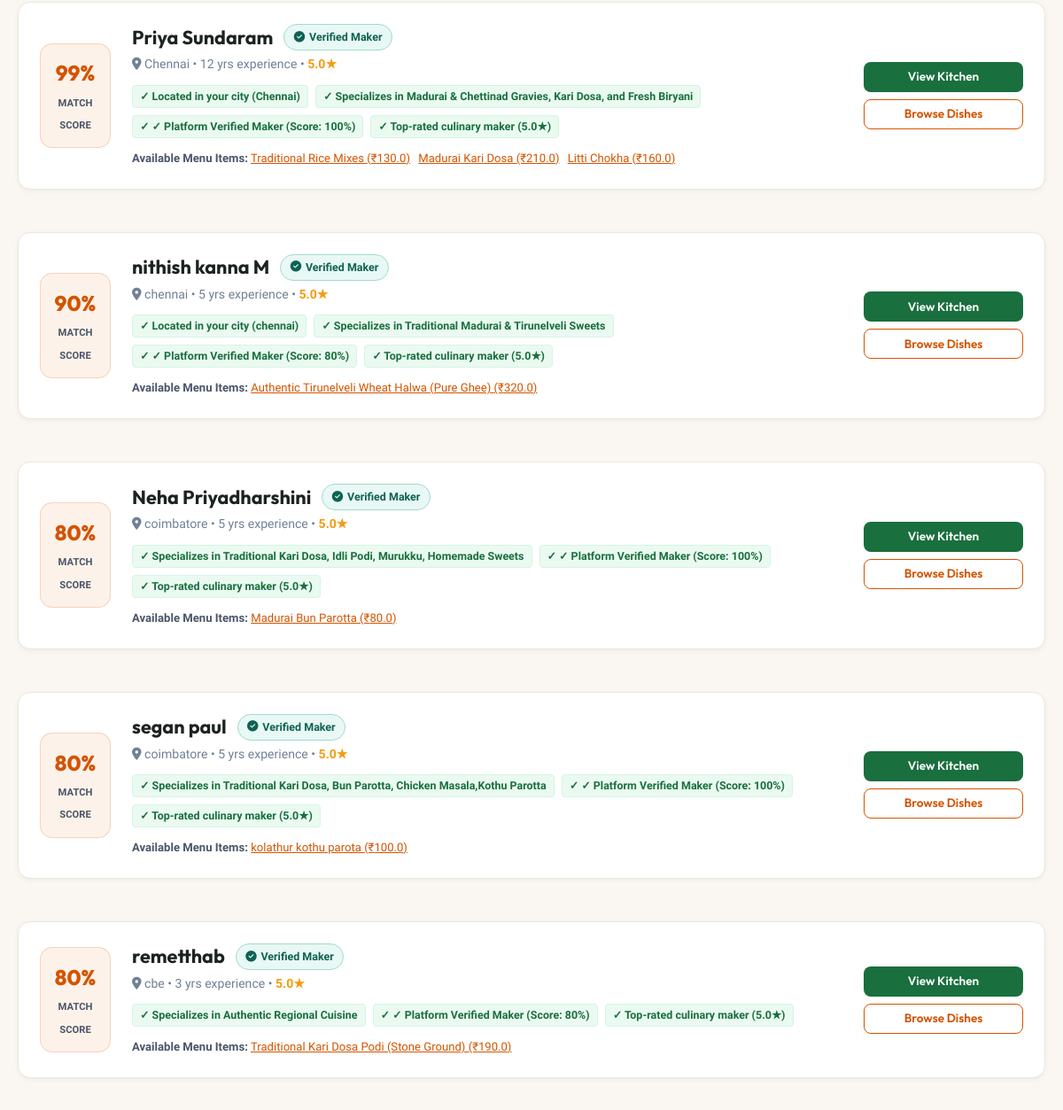
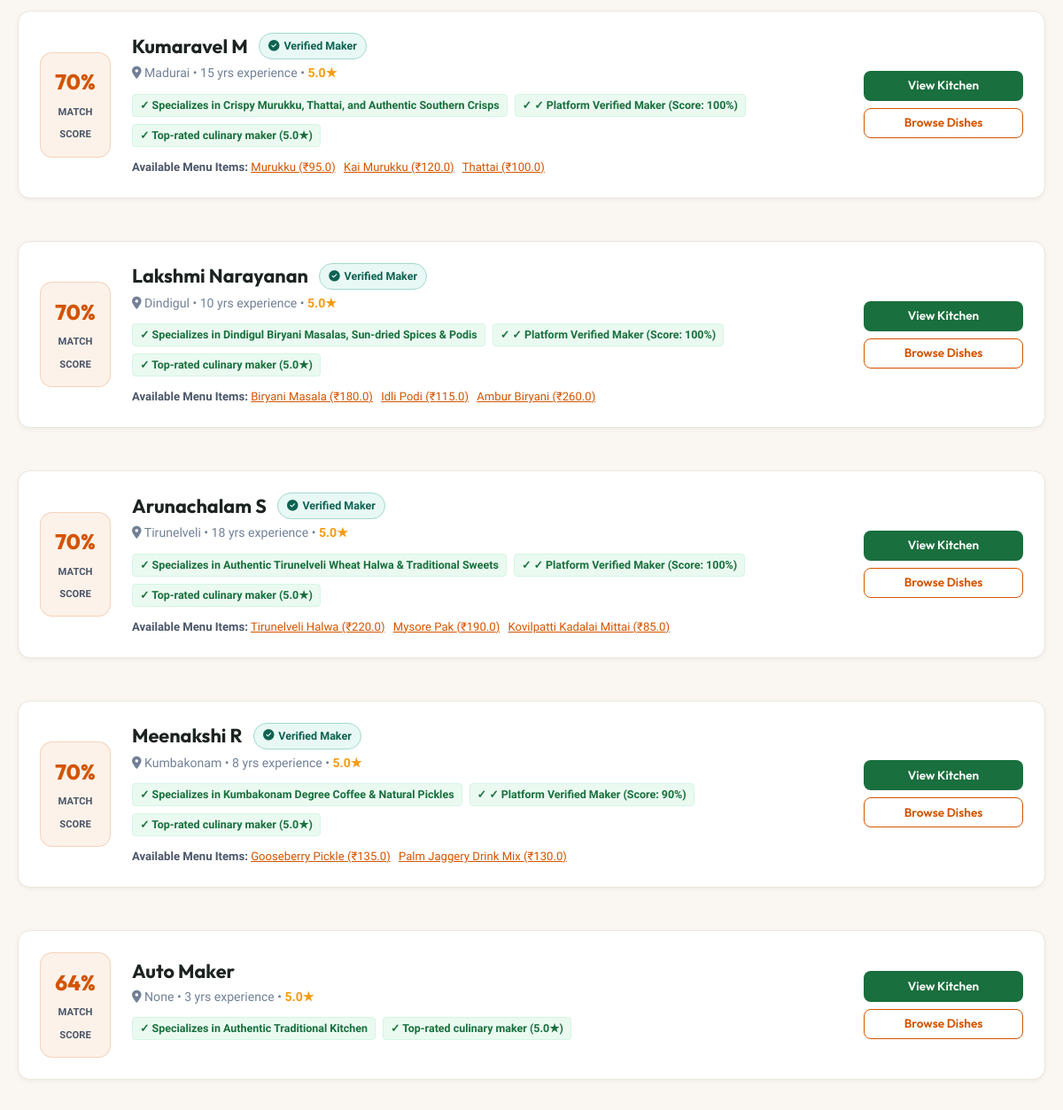
Page /recipe-partners (middle part) on the earlier database version (2 pictures, top to bottom).
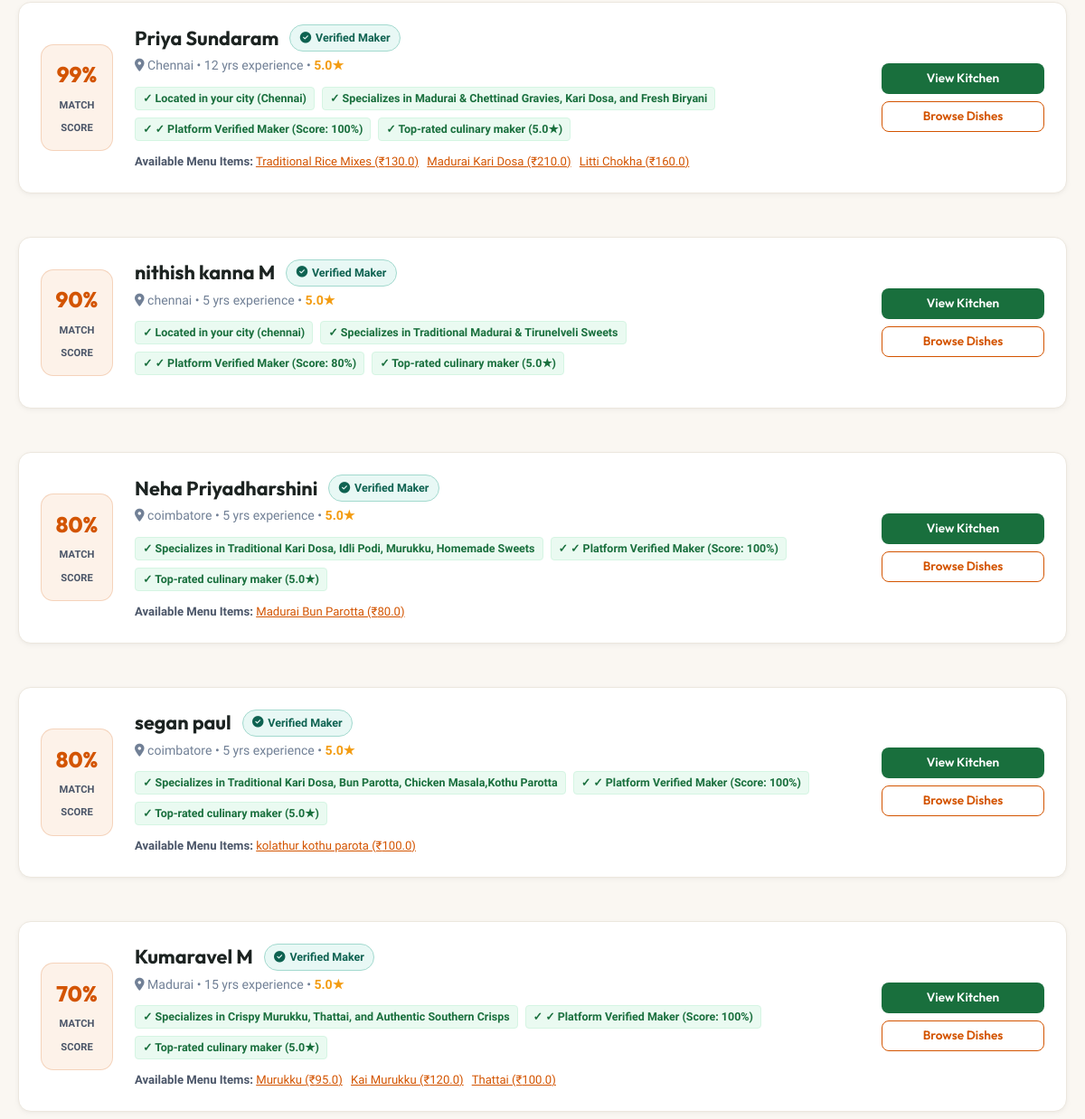
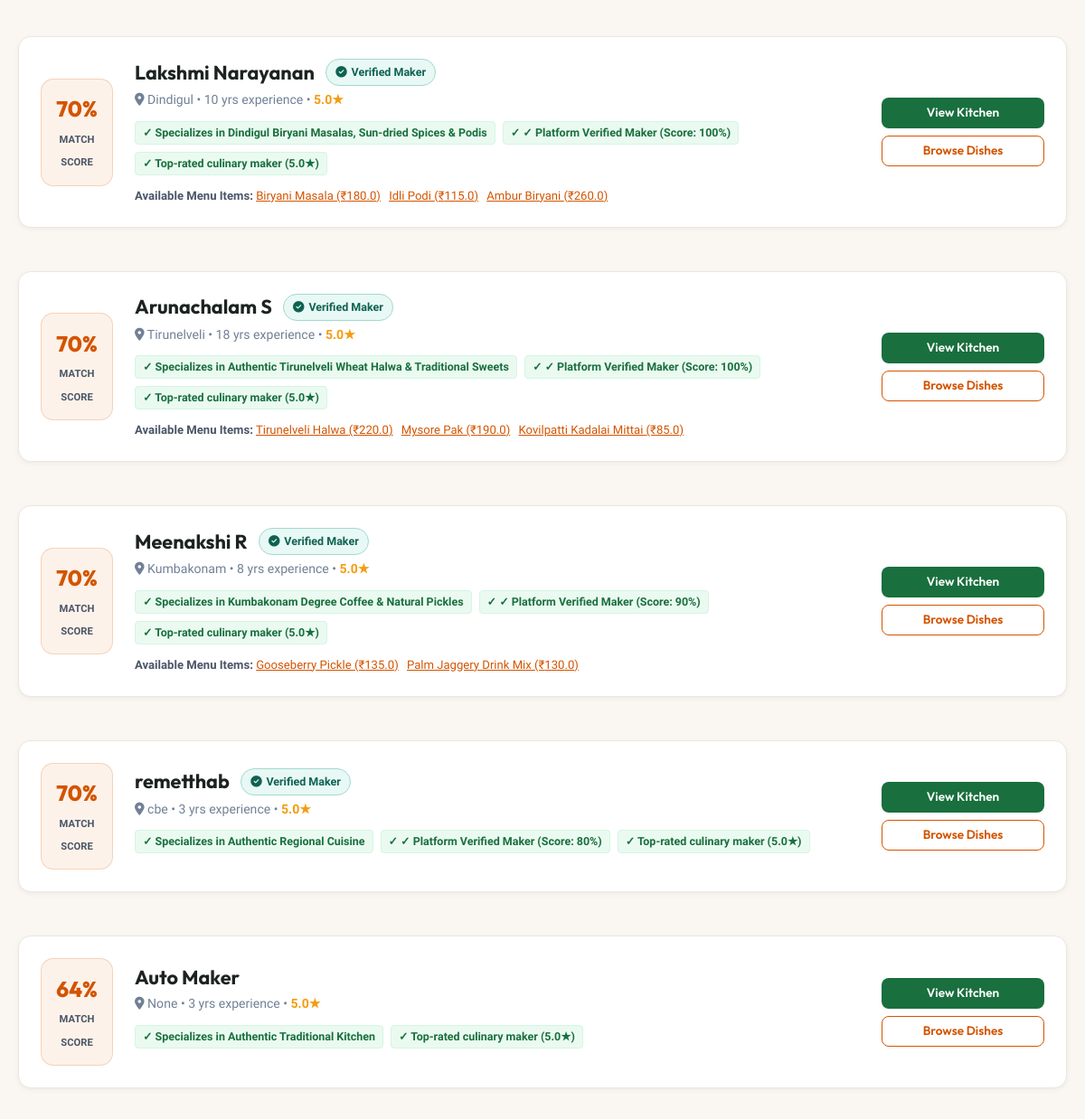
Same page on the later database version (2 pictures, top to bottom).
### backend/models.py (models this page shows, shortened)
class FoodMaker(db.Model):
    __tablename__ = 'food_makers'
    id = db.Column(db.Integer, primary_key=True)
    user_id = db.Column(db.Integer, db.ForeignKey('users.id', ondelete='CASCADE'), nullable=False, unique=True)
    speciality = db.Column(db.String(200), nullable=True)
    years_experience = db.Column(db.Integer, default=0)
    cuisines = db.Column(db.String(255), nullable=True)  # e.g., 'Chettinad, Madurai, South Indian'
    description = db.Column(db.Text, nullable=True)
    verification_status = db.Column(db.String(30), default='Verification Pending')  # 'Verification Pending' or 'Verified'
    verification_score = db.Column(db.Integer, default=0)  # 0 to 100
    is_verified = db.Column(db.Boolean, default=False)
    profile_image = db.Column(db.String(255), nullable=True)
    products = db.relationship('Product', backref='food_maker', lazy=True, cascade='all, delete-orphan')
    order_items = db.relationship('OrderItem', backref='food_maker', lazy=True)
    reviews = db.relationship('Review', backref='food_maker', lazy=True)
    daily_verifications = db.relationship('DailyVerification', backref='food_maker', lazy=True, cascade='all, delete-orphan', order_by='desc(DailyVerification.created_at)')
    @property
    def average_rating(self):
        all_reviews = self.reviews
        if not all_reviews:
            prod_reviews = [r for p in self.products for r in p.reviews]
            if prod_reviews:
                return round(sum(r.rating for r in prod_reviews) / len(prod_reviews), 1)
            return 5.0
        return round(sum(r.rating for r in all_reviews) / len(all_reviews), 1)

class User(db.Model):
    __tablename__ = 'users'
    id = db.Column(db.Integer, primary_key=True)
    name = db.Column(db.String(100), nullable=False)
    email = db.Column(db.String(120), unique=True, nullable=False, index=True)
    password_hash = db.Column(db.String(255), nullable=False)
    role = db.Column(db.String(20), nullable=False, default='customer')  # 'customer' or 'food_maker'
    phone = db.Column(db.String(20), nullable=True)
    city = db.Column(db.String(100), nullable=True)
    address = db.Column(db.Text, nullable=True)
    created_at = db.Column(db.DateTime, default=datetime.utcnow)
    food_maker_profile = db.relationship('FoodMaker', backref='user', uselist=False, cascade='all, delete-orphan')
    cart = db.relationship('Cart', backref='customer', uselist=False, cascade='all, delete-orphan')
    orders = db.relationship('Order', backref='customer', lazy=True)
    reviews = db.relationship('Review', backref='customer', lazy=True)
    interactions = db.relationship('Interaction', backref='customer', lazy=True)

class Review(db.Model):
    __tablename__ = 'reviews'
    id = db.Column(db.Integer, primary_key=True)
    customer_id = db.Column(db.Integer, db.ForeignKey('users.id'), nullable=False)
    product_id = db.Column(db.Integer, db.ForeignKey('products.id', ondelete='CASCADE'), nullable=True)
    food_maker_id = db.Column(db.Integer, db.ForeignKey('food_makers.id', ondelete='CASCADE'), nullable=False)
    rating = db.Column(db.Integer, nullable=False)  # 1 to 5
    comment = db.Column(db.Text, nullable=True)
    created_at = db.Column(db.DateTime, default=datetime.utcnow)

class Product(db.Model):
    __tablename__ = 'products'
    id = db.Column(db.Integer, primary_key=True)
    food_maker_id = db.Column(db.Integer, db.ForeignKey('food_makers.id', ondelete='CASCADE'), nullable=False)
    name = db.Column(db.String(150), nullable=False, index=True)
    category = db.Column(db.String(100), nullable=False, index=True)
    description = db.Column(db.Text, nullable=True)
    ingredients = db.Column(db.Text, nullable=True)
    price = db.Column(db.Float, nullable=False)
    city = db.Column(db.String(100), nullable=False, index=True)
    region = db.Column(db.String(100), nullable=True)
    image = db.Column(db.String(255), nullable=True)
    stock = db.Column(db.Integer, default=10)
    product_type = db.Column(db.String(50), nullable=False, default='Packaged Food')  # 'Packaged Food' or 'Fresh Food'
    preparation_time = db.Column(db.String(50), nullable=True, default='1-2 days')
    net_quantity = db.Column(db.String(50), nullable=True, default='250g')  # e.g., '500g', '150g', '250g', '1 kg', '1 Plate'
    created_at = db.Column(db.DateTime, default=datetime.utcnow)
    cart_items = db.relationship('CartItem', backref='product', lazy=True, cascade='all, delete-orphan')
    order_items = db.relationship('OrderItem', backref='product', lazy=True)
    reviews = db.relationship('Review', backref='product', lazy=True, cascade='all, delete-orphan')
    interactions = db.relationship('Interaction', backref='product', lazy=True, cascade='all, delete-orphan')

### backend/routes/ai_routes.py (the view)
@ai_bp.route('/recipe-partners', methods=['GET', 'POST'])
def recipe_partners():
    dish_query = request.args.get('dish') or (request.form.get('dish') if request.method == 'POST' else '')
    city_query = request.args.get('city') or (request.form.get('city') if request.method == 'POST' else '')
    user_id = session.get('user_id')
    user = User.query.get(user_id) if user_id else None
    if not city_query and user and user.city:
        city_query = user.city
    matched_partners = []
    if dish_query or city_query:
        matched_partners = match_recipe_partners(requested_dish=dish_query, customer_city=city_query)
    else:
        matched_partners = match_recipe_partners(requested_dish="Traditional Biryani & Kari Dosa", customer_city="Chennai")
    all_cities = sorted(list(set(m.user.city for m in FoodMaker.query.all() if m.user and m.user.city)))
    return render_template(
        'recipe_partners.html',
        dish_query=dish_query,
        city_query=city_query,
        matched_partners=matched_partners,
        cities=all_cities
    )

### frontend/templates/recipe_partners.html (shortened to what this page needs)
{% extends "base.html" %}
{% block content %}
<div class="container" style="padding: 3rem 1.25rem;">
  {% if matched_partners %}
    <div>
      <div style="display: flex; flex-direction: column; gap: 1.5rem;">
        {% for match in matched_partners %}
          {% set maker = match.maker %}
          {% set m_user = match.user %}
          <div class="matcher-card">
            <div class="matcher-score-badge">
              <span class="percent">{{ match.match_score }}%</span>
              <span class="label">Match Score</span>
            </div>
            <div>
              <div style="display: flex; align-items: center; gap: 0.75rem; margin-bottom: 0.25rem; flex-wrap: wrap;">
                <h3 style="font-size: 1.35rem; margin: 0; color: var(--dark);">{{ m_user.name }}</h3>
                {% if maker.is_verified %}
                  <span class="badge badge-verified"><i class="fa-solid fa-circle-check"></i> Verified Maker</span>
                {% endif %}
              </div>
              <div style="font-size: 0.88rem; color: var(--gray-medium); margin-bottom: 0.75rem;">
                <i class="fa-solid fa-location-dot"></i> {{ m_user.city }} • {{ match.experience_years }} yrs experience • <strong style="color: #F39C12;">{{ maker.average_rating }}★</strong>
              </div>
              <div style="display: flex; flex-wrap: wrap; gap: 0.5rem; margin-bottom: 0.75rem;">
                {% for reason in match.reasons %}
                  <span style="font-size: 0.78rem; background: #EAFAF1; color: #196F3D; padding: 2px 8px; border-radius: 4px; font-weight: 600; border: 1px solid #D5F5E3;">
                    ✓ {{ reason }}
                  </span>
                {% endfor %}
              </div>
              {% if match.matching_products %}
                <div style="font-size: 0.82rem; color: var(--gray-dark); margin-top: 0.5rem;">
                  <strong>Available Menu Items:</strong>
                  {% for p in match.matching_products %}
                    <a href="{{ url_for('product.product_detail', product_id=p.id) }}" style="color: var(--primary); text-decoration: underline; margin-right: 6px;">{{ p.name }} (₹{{ p.price }})</a>
                  {% endfor %}
                </div>
              {% endif %}
            </div>
            <div style="text-align: right; display: flex; flex-direction: column; gap: 0.5rem;">
              <a href="{{ url_for('food_maker.food_maker_profile', maker_id=maker.id) }}" class="btn btn-secondary btn-sm btn-block">
                View Kitchen
              </a>
              <a href="{{ url_for('product.products_list', city=m_user.city) }}" class="btn btn-outline btn-sm btn-block">
                Browse Dishes
              </a>
            </div>
          </div>
        {% endfor %}
      </div>
    </div>
  {% else %}
    <div style="background: #FFFFFF; border-radius: 14px; padding: 3rem; text-align: center; border: var(--border-light);">
      <p style="color: var(--gray-medium);">No recipe partners found for this specific query. Try searching for other regional dishes!</p>
    </div>
  {% endif %}
</div>
{% endblock %}

Differences in the rows shown:
removed Product: name "Authentic Tirunelveli Wheat Halwa (Pure Ghee)", price "320.0", shown under FoodMaker (number 2 of 10 on the later page)
removed Product: name "Traditional Kari Dosa Podi (Stone Ground)", price "190.0", shown under FoodMaker (number 9 of 10 on the later page)
shown differently, row unchanged: FoodMaker (number 2 of 10 on the later page): no longer shows "Available Menu Items:"
shown differently, row unchanged: FoodMaker (number 9 of 10 on the later page): match_score "80" → "70"; no longer shows "Available Menu Items:"; moves down the list
